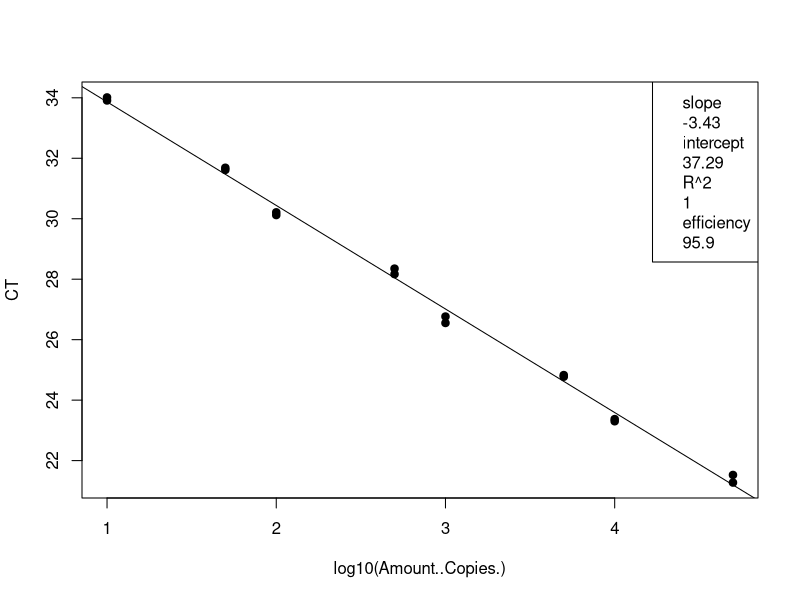
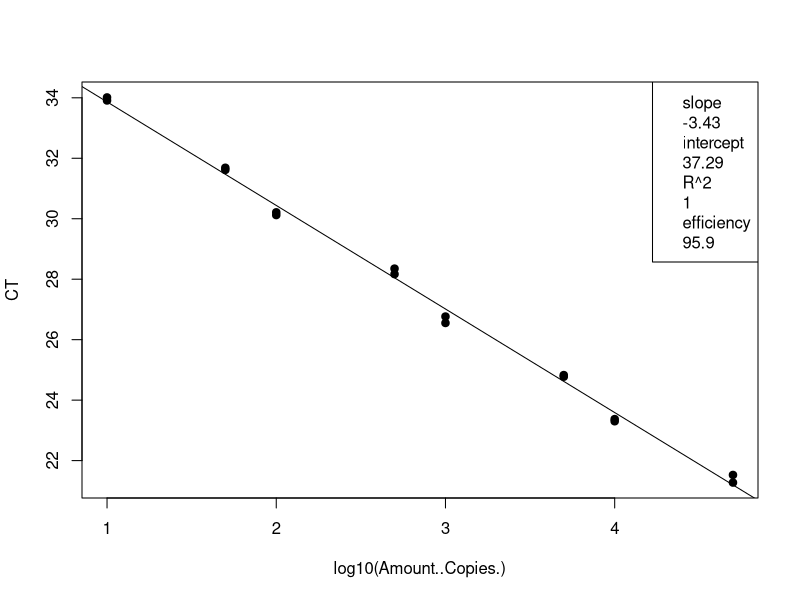
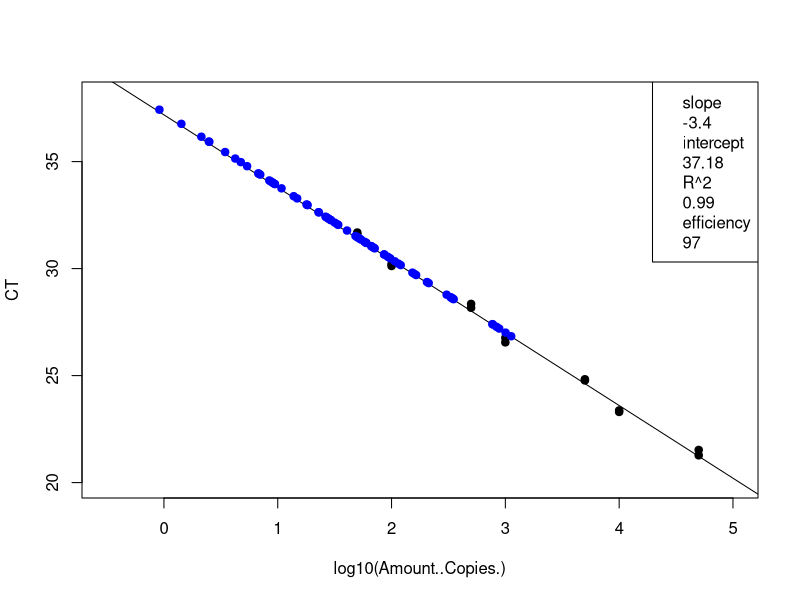
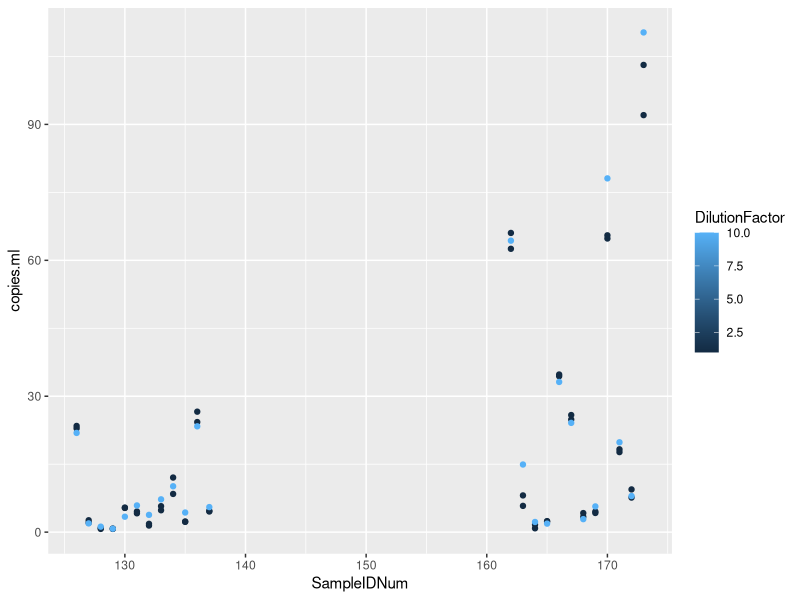

Generate these figures, in order, with R:
## ---- chunk 1
knitr::opts_chunk$set(echo = TRUE)

## ---- chunk 2
# load the data (note data file must be in this repository)
data <- read.csv("Plate6_E.coli_qPCRConversion.csv")
View(data)

# clean up the data file (there is some stuff at the bottom and extra blank rows)
#data <- data[-68:-70,] # This removes rows 92-95
View(data)

# assign to the correct data class #warning message about NAs is OK
class(data$CT) # check the data class type
data$CT <- as.numeric(as.character(data$CT)) # change to numeric
data$Amount..Copies. <- as.numeric(as.character(data$Amount..Copies.)) # change to numeric
## ---- chunk 3
# linear regression of standard curve
standards = data[1:16,]
standardCurve <- lm(CT ~ log10(Amount..Copies.), data = standards)
  
standardCurvePlot <- plot(CT ~ log10(Amount..Copies.), data = standards, pch=19) 
abline(coef(standardCurve)) 
legend("topright", legend=c(paste= "slope", round(standardCurve$coefficients[2], 2), 
                            paste= "intercept", round(standardCurve$coefficients[1], 2), 
                            paste= "R^2", round(summary(standardCurve)$r.squared, 2),
                            paste = "efficiency", round((10^(-1/standardCurve$coefficients[2])-1)*100, 1)))
## ---- chunk 4
# remove standards that sucked and redo analysis NOT NEEDED 21 Jan 2020
#standards <- standards[-15:-16,] # uncomment this line and change which rows to remove
standardCurve <- lm(CT ~ log10(Amount..Copies.), data = standards)

standardCurvePlot <- plot(CT ~ log10(Amount..Copies.), data = standards, pch=19)
abline(coef(standardCurve))
col = "blue"
legend("topright", legend=c(paste= "slope", round(standardCurve$coefficients[2], 2),
                            paste= "intercept", round(standardCurve$coefficients[1], 2),
                            paste= "R^2", round(summary(standardCurve)$r.squared, 2),
                            paste = "efficiency", round((10^(-1/standardCurve$coefficients[2])-1)*100, 1)))
## ---- chunk 5
# data set of unknowns including info on standard curve
#unknowns = subset(data, Name == "UNKNOWN")
unknowns = data[17:88,]
#unknowns <- unknowns[-1:-3,] # uncomment this line and change which rows to remove if these samples were outside of the standard curve

# add new columns to the data table
unknowns$plate_num = 1 #change to the actual plate number
unknowns$standard_slope = standardCurve$coefficients[2]
unknowns$standard_intercept = standardCurve$coefficients[1]
unknowns$R2 = summary(standardCurve)$r.squared
unknowns$efficiency =  (10^(-1/standardCurve$coefficients[2])-1)*100
  
# add a new column that interpolates copies/well from Ct for the unknowns
unknowns$log.copies.well = ((unknowns$CT - standardCurve$coefficients[1])/standardCurve$coefficients[2])
unknowns$copies.well = 10^unknowns$log.copies.well

# copies/ul extract accounting for dilution factor
vol.well = 3 #qPCR template volume in ul
unknowns$vol.well = vol.well
unknowns$copies.ul = ((unknowns$copies.well/vol.well)*unknowns$DilutionFactor)

# copies/extraction
vol.elution = 110 #DNA extraction elution volume in ul
unknowns$vol.elution = vol.elution
unknowns$copies.extraction = (unknowns$copies.ul*vol.elution)

# copies/ml #Volume is volume of sample filtered in mL
unknowns$copies.ml = (unknowns$copies.extraction/unknowns$Volume)


## ---- chunk 6
standards <- standards[-15:-16,] # uncomment this line and change which rows to remove
standardCurve <- lm(CT ~ log10(Amount..Copies.), data = standards)

standardCurvePlot <- plot(CT ~ log10(Amount..Copies.), data = standards, pch=19, ylim=c(20,38), xlim=c(-0.5,5))
abline(coef(standardCurve))
col = "blue"
legend("topright", legend=c(paste= "slope", round(standardCurve$coefficients[2], 2),
                            paste= "intercept", round(standardCurve$coefficients[1], 2),
                            paste= "R^2", round(summary(standardCurve)$r.squared, 2),
                            paste = "efficiency", round((10^(-1/standardCurve$coefficients[2])-1)*100, 1)))

unknowns = unknowns[1:72,]
standardCurve <- lm(CT ~ log10(copies.well), data = unknowns)

standardCurvePlot <- points(CT ~ log10(copies.well), data = unknowns, pch=19, col = "blue")


#abline(coef(standardCurve))
#legend("topright", legend=c(paste= "slope", round(standardCurve$coefficients[2], 2),
                            #paste= "intercept", round(standardCurve$coefficients[1], 2),
                            #paste= "R^2", round(summary(standardCurve)$r.squared, 2),
                            #paste = "efficiency", round((10^(-1/standardCurve$coefficients[2])-1)*100, 1)))
## ---- chunk 7
# make a plot that compares the diluted to undiluted replicates for each sample including dilution factor
library("ggplot2")
unknowns$SampleIDNum <- as.numeric(as.character(unknowns$SampleIDNum)) # change to numeric
replicates = unknowns[1:72,]
#replicates <- replicates[-18,] # This removes rows (B11)
#replicates <- replicates[-32,] # This removes rows (D8)
#replicates <- replicates[-55,] # This removes rows (G5)
qplot(SampleIDNum,copies.ml, data=replicates, col=DilutionFactor)
## ---- chunk 8
# write csv file
write.csv(unknowns, file = "Plate6_E.coli_ConvertedData.csv", row.names=FALSE, na="")

# average the replicates (if not strongly inhibited) and make a new file
library(dplyr)
data.average = unknowns %>% group_by(SampleIDNum) %>% summarise(copies.ml = mean(copies.ml, na.rm = T))
write.csv(data.average, file = "Plate6_E.coli_Averaged.csv", row.names=FALSE, na="")
